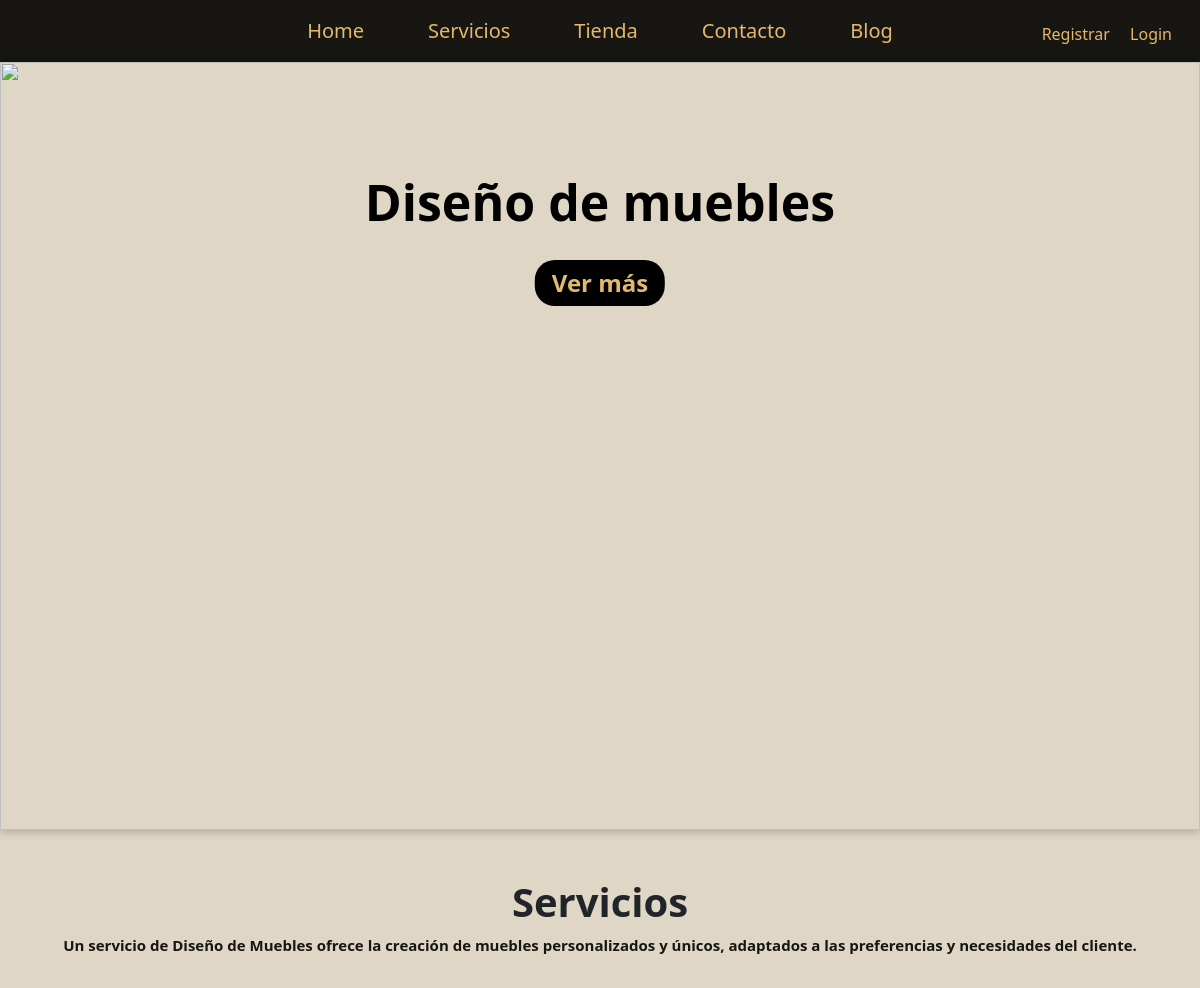
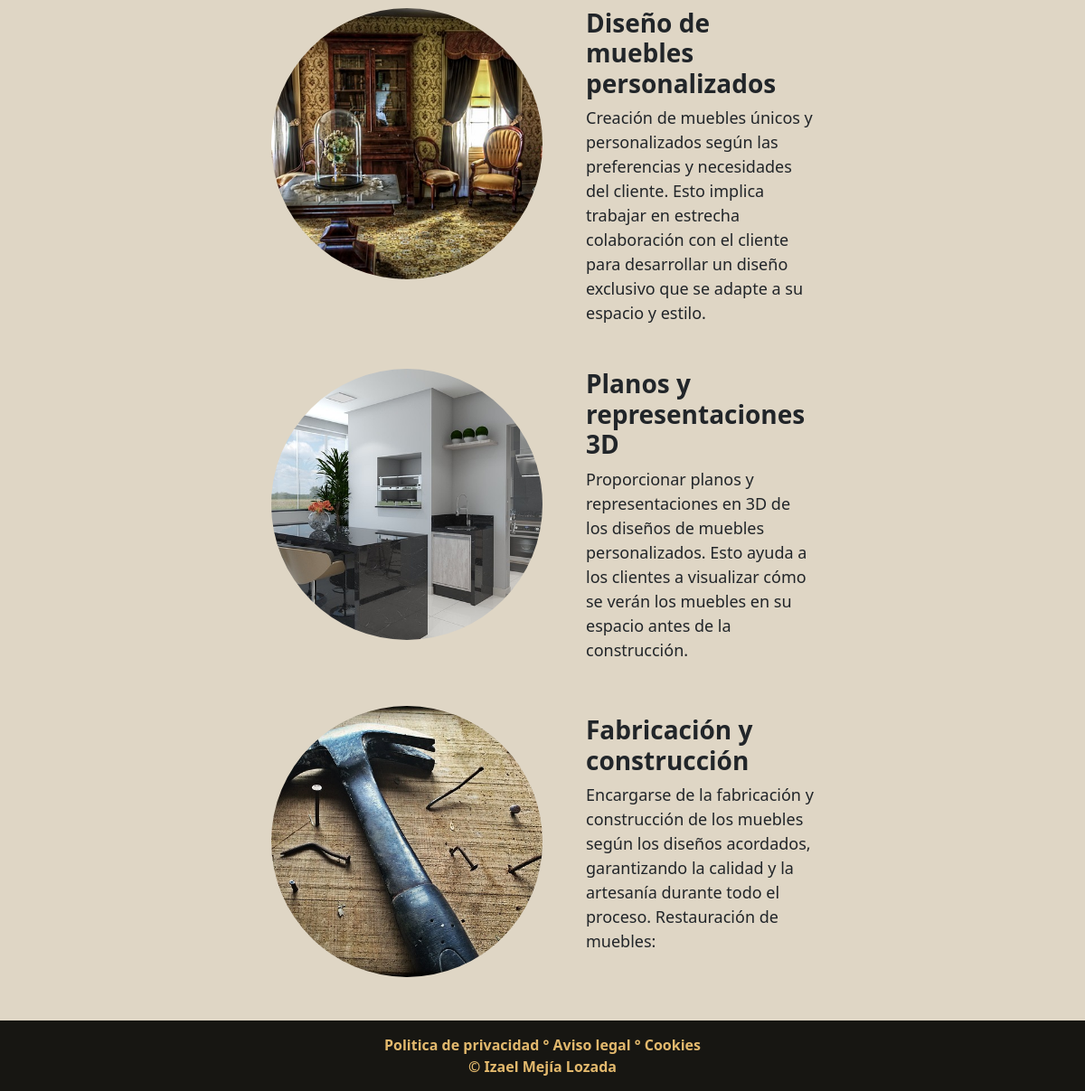
The app's page /servicios/ with its own data (2 pictures, top to bottom).
### servicios/models.py (models this page shows, shortened)
class Servicio(models.Model):
    titulo = models.CharField(max_length=50)
    contenido = models.CharField(max_length=260)
    imagen = models.ImageField(upload_to='servicios')
    created = models.DateTimeField(auto_now_add=True) #fecha automaticamente
    updated = models.DateTimeField(auto_now=True)     #tiempo automaticamente
    class Meta:
        verbose_name = 'servicio'    # Especifica el nombre singular que tendrá en la base de datos
        verbose_name_plural = 'servicios'  # Especifica el nombre plural que tendrá en la base de datos

### servicios/views.py (the view)
# urls.py: path('servicios/', include("servicios.urls")),
def servicios(request):
    servicios = Servicio.objects.all()
    return render (request, "servicios/servicios.html", {"servicios": servicios})

### carro/context_processor.py (called while the page is built)
def importe_total_carro(request):
    carro = Carro(request)
    total=0
    if request.user.is_authenticated: #saber si esta autenticado el usuario
        for key, value in request.session["carro"].items(): #recorrer el carro
            total=total+float(value["precio"])  #sumar el precio de cada producto
    else:
        for key, value in request.session["carro"].items(): #recorrer el carro
            total=total+float(value["precio"])  #sumar el precio de cada producto
    return {"importe_total_carro":total} #retornar el total del carro

### servicios/templates/servicios/servicios.html (shortened to what this page needs)
{% extends "ProyectoWebApp/base.html" %}
{% load static %}
{% block content  %}
    <h2 class="text-center mt-5 fw-bold  fs-1">Servicios</h2>
    <p class="text-center textoBreve">Un servicio de Diseño de Muebles ofrece la creación de muebles personalizados y únicos, adaptados a las preferencias y necesidades del cliente.</p>
    {% for servicio in servicios %}
        <section class=" w-100 d-flex flex-column justify-content-center  items-center mt-2">
            <div class="w-100 d-flex  justify-content-center mt-4 ">
                    <div class="imagenRedondaContenedor  ">
                        <img class="imgServicios" src="{{servicio.imagen.url}}" alt="{{servicio.titulo}}">
                    </div>
                    <div class="d-flex flex-column  justify-content-center ps-5 w-25" >
                        <h3 class="fw-bolder">{{servicio.titulo}}</h3>
                        <p class="textoDescripcionServicios"> {{servicio.contenido}}</p>
                    </div>
                </div>
        </section>
    {% endfor%}
{% endblock  %}

### ProyectoWebApp/static/ProyectoWebApp/css/gestion.css (style rules this page uses)
:root { --color-cremitra: #dfd6c5; --color-verdeFuerte: #171612; --color-cremitaPiel: #e3b96d; --color-negro: #000; --font-size-base: 16px; }
html, body { margin: 0; padding: 0; height: 100%; background-color: var(--color-cremitra); }
.imagenRedondaContenedor { width: 300px; height: 300px; border-radius: 75%; overflow: hidden; }
.imgServicios { width: 100%; height: 100%; object-fit: cover; }
.textoBreve { font-size: 15px; color: var(--color-verdeFuerte); font-weight: 600; }
.textoDescripcionServicios { font-size: 18px; }

### records on screen
Servicio: imagen (picture), titulo "Diseño de muebles personalizados", contenido "Creación de muebles únicos y personalizados según las preferencias y necesidades del cliente. Esto implica trabajar en estrecha colaboración con el cliente para desarrollar un diseño exclusivo que se adapte a su espacio y estilo."
Servicio: imagen (picture), titulo "Planos y representaciones 3D", contenido "Proporcionar planos y representaciones en 3D de los diseños de muebles personalizados. Esto ayuda a los clientes a visualizar cómo se verán los muebles en su espacio antes de la construcción."
Servicio: imagen (picture), titulo "Fabricación y construcción", contenido "Encargarse de la fabricación y construcción de los muebles según los diseños acordados, garantizando la calidad y la artesanía durante todo el proceso. Restauración de muebles:"
